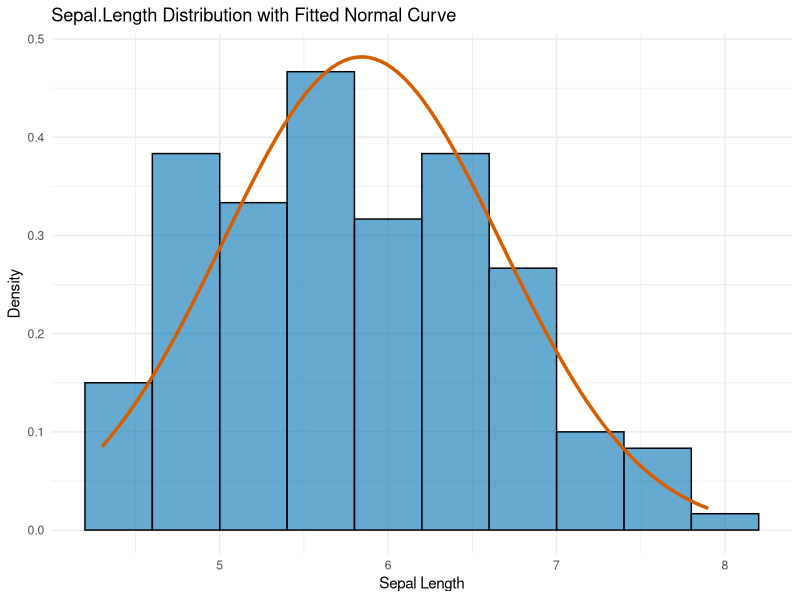
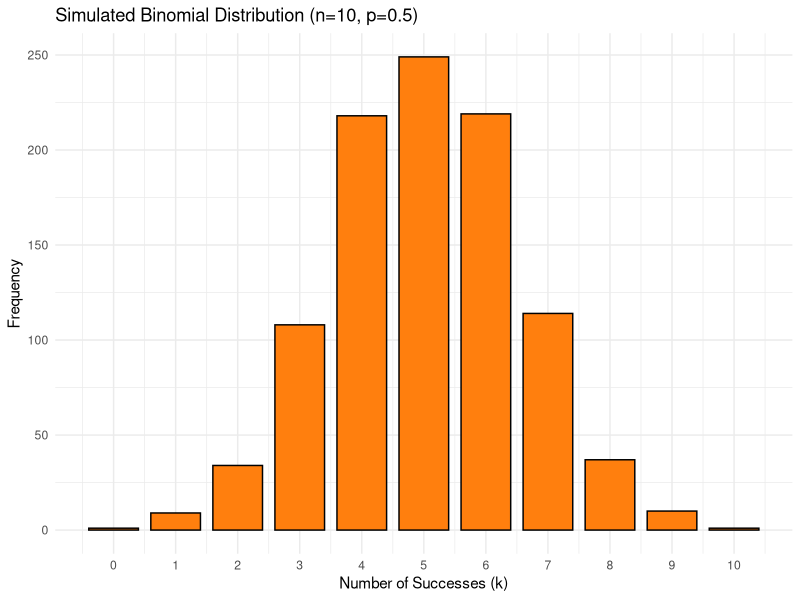

These figures' R source, in order:
library(ggplot2)

data(iris)

#Q1.Plot a normal distribution curve with mean = mean of Sepal.Length and sd = sd of Sepal.Length.
# Calculate mean and standard deviation for Sepal.Length
mean_sl <- mean(iris$Sepal.Length)
sd_sl <- sd(iris$Sepal.Length)

# Create the plot
ggplot(iris, aes(x = Sepal.Length)) +
  
  geom_histogram(aes(y = after_stat(density)),
                 bins = 10,
                 fill = "#0072B2",
                 color = "black",
                 alpha = 0.6) +
  
  stat_function(fun = dnorm,
                args = list(mean = mean_sl, sd = sd_sl),
                color = "#D55E00",
                linewidth = 1.2) +
  labs(
    title = "Sepal.Length Distribution with Fitted Normal Curve",
    x = "Sepal Length",
    y = "Density"
  ) +
  theme_minimal()



#Q2.Perform a Shapiro–Wilk test to check if Sepal.Length follows a normal distribution.
# Perform the Shapiro-Wilk Test
shapiro_test_result <- shapiro.test(iris$Sepal.Length)

print("Shapiro-Wilk Normality Test for Sepal.Length:")
print(shapiro_test_result)

# Interpretation
cat("\nInterpretation:\n")
if (shapiro_test_result$p.value > 0.05) {
  cat(paste0("Since the p-value (", round(shapiro_test_result$p.value, 4), ") is > 0.05, we DO NOT reject the null hypothesis.\n"))
  cat("Conclusion: Sepal.Length is likely to be normally distributed.\n")
} else {
  cat(paste0("Since the p-value (", round(shapiro_test_result$p.value, 4), ") is <= 0.05, we reject the null hypothesis.\n"))
  cat("Conclusion: Sepal.Length does NOT follow a normal distribution.\n")
}


#Q3.Simulate 1000 samples from a binomial distribution (n = 10, p = 0.5) and plot its histogram.
# Set parameters for the Binomial Distribution
n_trials <- 10  
prob_success <- 0.5 
n_samples <- 1000 

# Simulate 1000 samples from Binomial(n=10, p=0.5)
binomial_samples <- rbinom(n = n_samples, size = n_trials, prob = prob_success)

# Create a data frame for ggplot
binomial_df <- data.frame(Successes = binomial_samples)

# Plot the histogram
ggplot(binomial_df, aes(x = Successes)) +
  geom_bar(fill = "#FF7F0E", color = "black", width = 0.8) +
  labs(
    title = paste0("Simulated Binomial Distribution (n=", n_trials, ", p=", prob_success, ")"),
    x = "Number of Successes (k)",
    y = "Frequency"
  ) +
  scale_x_continuous(breaks = 0:n_trials) + # Ensure integer breaks
  theme_minimal()


#Q4.Compare the sample mean and variance with theoretical values for the binomial distribution.
# Calculate Theoretical Values
theoretical_mean <- n_trials * prob_success
theoretical_variance <- n_trials * prob_success * (1 - prob_success)

# Calculate Sample (Observed) Values
sample_mean <- mean(binomial_samples)
sample_variance <- var(binomial_samples)

# Compare the values
comparison_table <- data.frame(
  Metric = c("Mean", "Variance"),
  Theoretical = c(theoretical_mean, theoretical_variance),
  Sampled = c(sample_mean, sample_variance)
)

print("\nComparison of Theoretical vs. Sampled Binomial Statistics:")
print(comparison_table)

# Interpretation
cat("\nInterpretation:\n")
cat("The Sampled Mean and Variance are very close to the Theoretical values.\n")
cat("This demonstrates the Law of Large Numbers, where the statistics from a large sample (1000 samples) converge towards the true parameters of the distribution.\n")
